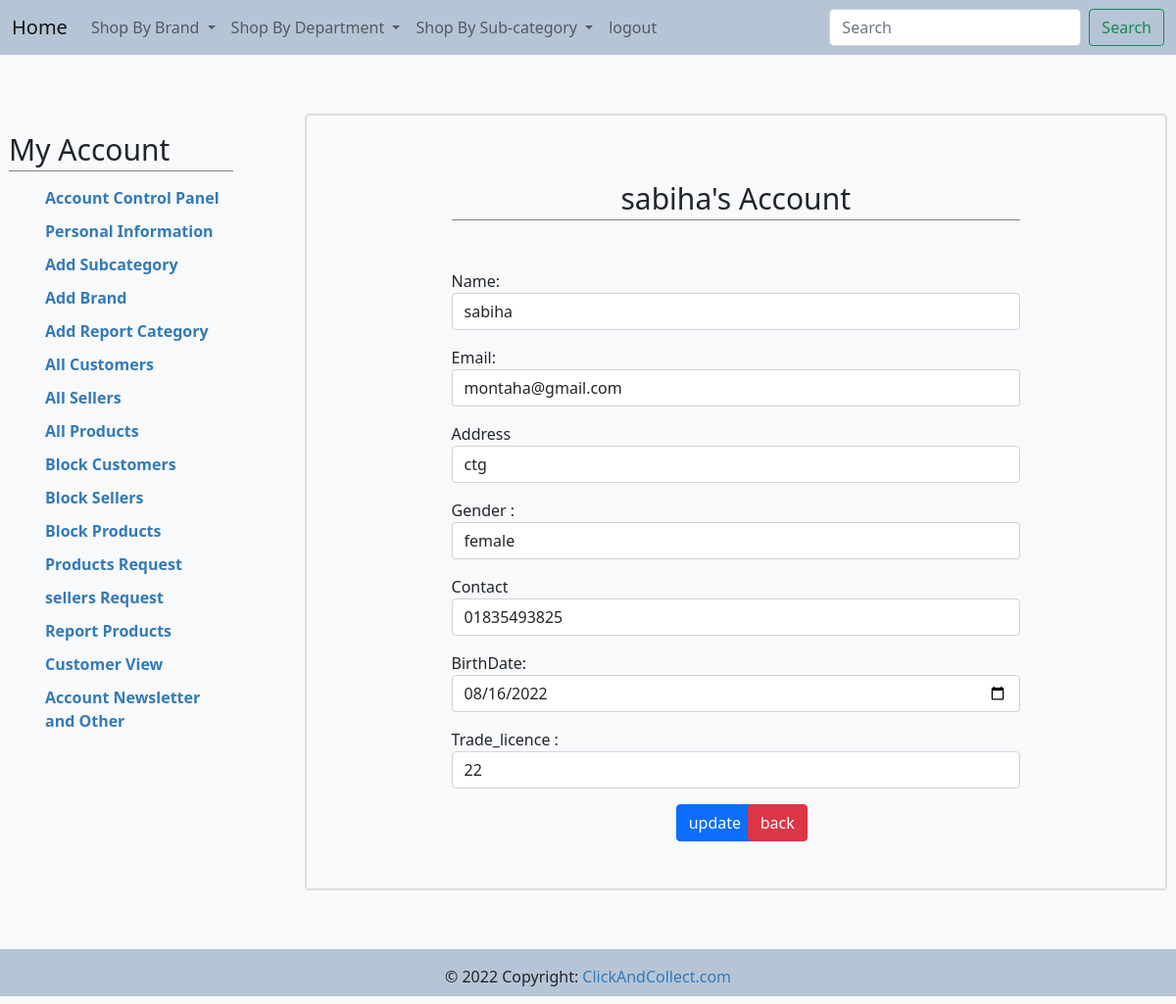
Page /admin/update_seller.php?id=2 (signed in) on the committed database.
### tables this page shows
CREATE TABLE IF NOT EXISTS `sellers` (
  `s_id` int(11) NOT NULL AUTO_INCREMENT,
  `name` varchar(100) NOT NULL,
  `email` varchar(100) NOT NULL,
  `trade_licence` varchar(255) DEFAULT NULL,
  `experience` varchar(255) DEFAULT NULL,
  `cv` varchar(255) DEFAULT NULL,
  `address` varchar(100) DEFAULT NULL,
  `dob` date DEFAULT NULL,
  `gender` varchar(100) DEFAULT NULL,
  `mobile` varchar(100) NOT NULL,
  `pass` varchar(100) NOT NULL,
  `status` int(255) DEFAULT NULL,
  `img` varchar(255) DEFAULT NULL,
  PRIMARY KEY (`s_id`)
);

### admin/update_seller.php (the view, shortened to what this page needs)
<?php
    include 'include/connection.php';
    $id =  $_REQUEST['id'];
    $query = "select * from sellers where s_id = $id";
    $result = mysqli_query($con,$query);
    $row = mysqli_fetch_array($result);
    $name = $row['name'];
    $contact = $row['mobile'];
    $email = $row['email'];
    $address = $row['address'];
    $dob = $row['dob'];
    $gender = $row['gender'];
    $trade = $row['trade_licence'];
?>
<!DOCTYPE html>
<html>
<head>
  <link type="text/css" rel="stylesheet" href="css/font-awesome.min.css" />
  <link rel="stylesheet" href="https://stackpath.bootstrapcdn.com/bootstrap/5.0.0-alpha1/css/bootstrap.min.css">
  <link href="https://cdn.jsdelivr.net/npm/bootstrap@5.0.2/dist/css/bootstrap.min.css" rel="stylesheet">
  <link href="include/style.css" rel="stylesheet" />
</head>
<body>
<div class="b">
    <?php include 'include/navbar.php' ?>
</div>
<div class="account-page">
<div class="container-fluid">
<div class="row">
<div class="col-sm-3 mt-0 pad">
    <?php include 'include/sidebar.php' ?>
</div>
    <div class="col-sm-9">
        <div class="mt-0 card">
            <div class="card bg-light text-dark">
                <div class="row">
                    <div class="col-md-2"></div>
                    <div class="col-md-8 mt-5 mb-5">
                        <h2 class="text-center"><?php echo " $name's " ?> Account</h2>
                        <br>
                        <form method="post" class="cmxform" action="" id="signUpForm">
                            <div class="mb-3 mt-3">
                                <label for="name"> Name:</label>
                                    <input type="text" name="name" class="form-control" id="name"  name="name"  value = '<?php echo $name?>'  minlength="2" >
                            </div>
                            <div class="mb-3 mt-3">
                                <label for="email">Email:</label>
                                    <input type="email" name="email" class="form-control email" id="email" value=<?php echo $email ?> >
                            </div>
                            <div class="mb-3 mt-3">
                                <label for="address">Address</label>
                                    <input type="text" name="address" class="form-control" id="address" value = '<?php echo $address ?>'>
                            </div>
                            <div class="mb-3 mt-3">
                                <label for="Address">Gender :</label>
                                <input class="form-control" id="gender" name="gender" type="text" value = <?php echo $gender ?>  />
                            </div>
                            <div class="mb-3 mt-3">
                                <label for="contact">Contact</label>
                                <input type="text" name="contact" class="form-control" id="contact" value = <?php echo  $contact ?> >
                            </div>
                            <div class="mb-3 mt-3">
                                <label for="dob" class="col-sm-2 form-control-label">BirthDate:</label>
                                    <input type="date" name="dob" class="form-control"  id="dob"  value = <?php echo $dob ?>  >
                            </div>
                            <div class="mb-3 mt-3">
                                <label for="tradelicence">Trade_licence :</label>
                                <input type="text" name="tradelicence" class="form-control" id="tradelicence" value = <?php echo $trade ?>>
                            </div>
                            <div class = "row">
                                <div class = "col-sm-6 update" >
                                <input type="submit" name = "submit" class="btn btn-primary" id="submitForm" value="update" />
                                </div>
                                <div class = "col-sm-6">
                                <a class="btn btn-danger" href = "sellers.php">back</a>
                            </div>
                             </form>
                    </div>
                </div>
            </div>
        </div>
    </div>
</div>
</div>
</div>
<div class = "bot">
    <?php include 'include/footer.php' ?>
</div>
</body>
</html>

### admin/include/style.css (style rules this page uses)
.account-page { padding-top:5%; }
.b { background-color: #b6c5d5!important; }
body { background-color: #f8f9fa; }
.account-page h2 { padding-bottom: 5px; border-bottom: 1px solid #808080; }
.row { margin-right: -15px; margin-left: -15px; }
* { -webkit-box-sizing: border-box; -moz-box-sizing: border-box; box-sizing: border-box; }
div { display: block; }
a { color: #3a2bd3; -webkit-transition: all 0.3s ease; transition: all 0.3s ease; }
a { background-color: transparent; }
a { color: #337ab7; text-decoration: none; text-decoration-line: none; text-decoration-thickness: none; text-decoration-style: none; text-decoration-color: none; }
.h2, h2 { font-size: 30px; }
.h1, .h2, .h3, h1, h2, h3 { margin-top: 20px; margin-bottom: 10px; }
.h1, .h2, .h3, .h4, .h5, .h6, h1, h2, h3, h4, h5, h6 { font-family: inherit; font-weight: 500; line-height: 1.1; color: inherit; }
.update { padding-left:40%; }

### admin/update_seller.php (style rules this page uses)
.pad { padding-right :5%; }
.bot { padding-top: 5%; }

### rows in the picture
sellers: name "sabiha", email "montaha@gmail.com", address "ctg", gender "female", contact "01835493825", dob "08/16/2022", tradelicence "22"
